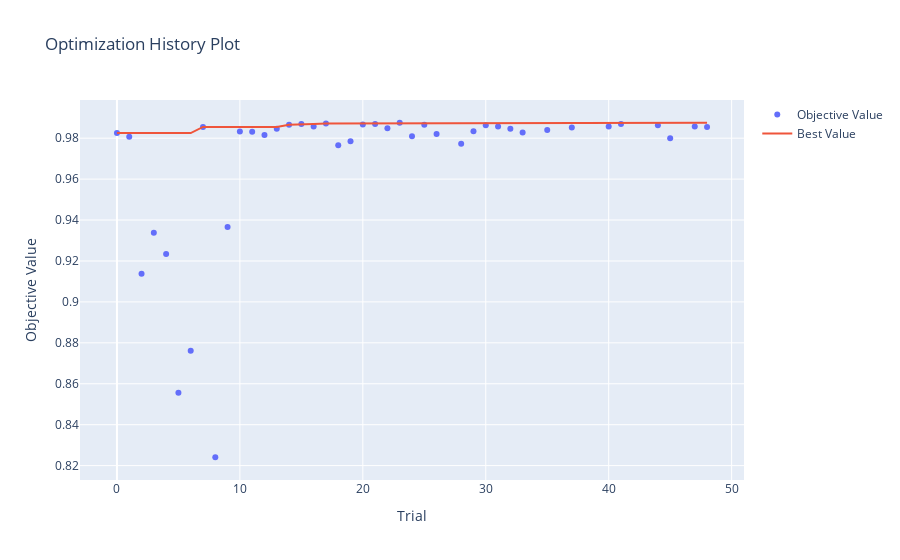

Source (notebook cell):
### Code cell
p_history_feat_eng = optuna.visualization.plot_optimization_history(study_feat_eng)
p_history_feat_eng.show()

### Figure 1 — Plotly figure (JSON) as saved in the notebook; plotly's stock layout.template omitted (floating-point values rounded to 4 significant figures)
{"data": [{"mode": "markers", "name": "Objective Value", "type": "scatter", "x": [0, 1, 2, 3, 4, 5, 6, 7, 8, 9, 10, 11, 12, 13, 14, 15, 16, 17, 18, 19, 20, 21, 22, 23, 24, 25, 26, 28, 29, 30, 31, 32, 33, 35, 37, 40, 41, 44, 45, 47, 48], "y": [0.9825, 0.9806, 0.9137, 0.9338, 0.9234, 0.8556, 0.8761, 0.9855, 0.8241, 0.9366, 0.9833, 0.9831, 0.9815, 0.9846, 0.9866, 0.9869, 0.9858, 0.9872, 0.9766, 0.9785, 0.9867, 0.9869, 0.9849, 0.9875, 0.9809, 0.9866, 0.9821, 0.9773, 0.9834, 0.9864, 0.9857, 0.9846, 0.9827, 0.984, 0.9852, 0.9857, 0.9869, 0.9863, 0.98, 0.9858, 0.9854]}, {"mode": "lines", "name": "Best Value", "type": "scatter", "x": [0, 1, 2, 3, 4, 5, 6, 7, 8, 9, 10, 11, 12, 13, 14, 15, 16, 17, 18, 19, 20, 21, 22, 23, 24, 25, 26, 27, 28, 29, 30, 31, 32, 33, 34, 35, 36, 37, 38, 39, 40, 41, 42, 43, 44, 45, 46, 47, 48], "y": [0.9825, 0.9825, 0.9825, 0.9825, 0.9825, 0.9825, 0.9825, 0.9855, 0.9855, 0.9855, 0.9855, 0.9855, 0.9855, 0.9855, 0.9866, 0.9869, 0.9869, 0.9872, 0.9872, 0.9872, 0.9872, 0.9872, 0.9872, 0.9875, 0.9875, 0.9875, 0.9875, 0.9875, 0.9875, 0.9875, 0.9875, 0.9875, 0.9875, 0.9875, 0.9875, 0.9875, 0.9875, 0.9875, 0.9875, 0.9875, 0.9875, 0.9875, 0.9875, 0.9875, 0.9875, 0.9875, 0.9875, 0.9875, 0.9875]}, {"marker": {"color": "#cccccc"}, "mode": "markers", "name": "Infeasible Trial", "showlegend": false, "type": "scatter", "x": [], "y": []}], "layout": {"title": {"text": "Optimization History Plot"}, "xaxis": {"title": {"text": "Trial"}}, "yaxis": {"title": {"text": "Objective Value"}}}}
